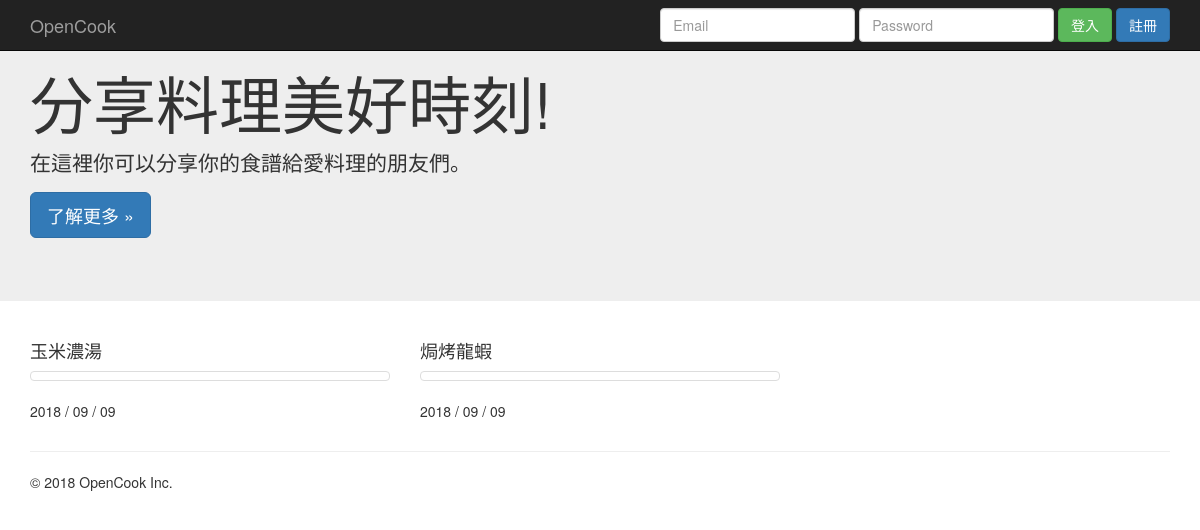
The page / on the database its author committed.
### recipe/models.py (models this page shows)
class Recipe(models.Model):   # 宣告類別
    title = models.CharField(max_length=100)         # 資料型態: CharField (食譜標題)
    image_path = models.CharField(max_length=100)    # 資料型態: CharField (照片網址)
    description = models.TextField()                  # 資料型態: TextField (食譜描述)
    crated_at = models.DateTimeField(default=timezone.now)      # 資料型態: DateTimeField (創建時間)

### mainapp/views.py (the view)
# urls.py: url(r'^', get_index)   # 進到首頁, url 網址會交由 get_index 這個 views 去處理
def get_index(request):
    title = 'OpenCook'
    recipes = Recipe.objects.all()  # 把 recipe 資料引入
    request.session['age'] = 25
    response = render(request, 'index.html', locals())
    return response

### templates/index.html (shortened to what this page needs)
{% extends 'default/base.html' %}
{% block content %}
<div class="jumbotron">
  <div class="container">
    <h1>分享料理美好時刻!</h1>
    <p>在這裡你可以分享你的食譜給愛料理的朋友們。</p>
    <p><a class="btn btn-primary btn-lg" href="#" role="button">了解更多 &raquo;</a></p>
  </div>
</div>
<div class="container">
  <div class="row">
    {% for recipe in recipes %}
    <div class="col-md-4">
      <h4>{{ recipe.title }}</h4>
      <a href="#" class="thumbnail">
      </a>
      <p>{{ recipe.crated_at | date:"Y / m / d" }}</p>
    </div>
    {% endfor %}
  </div>
</div>
{% endblock %}

### rows shown on the page
Recipe: title "玉米濃湯", crated_at "2018 / 09 / 09"
Recipe: title "焗烤龍蝦", crated_at "2018 / 09 / 09"
